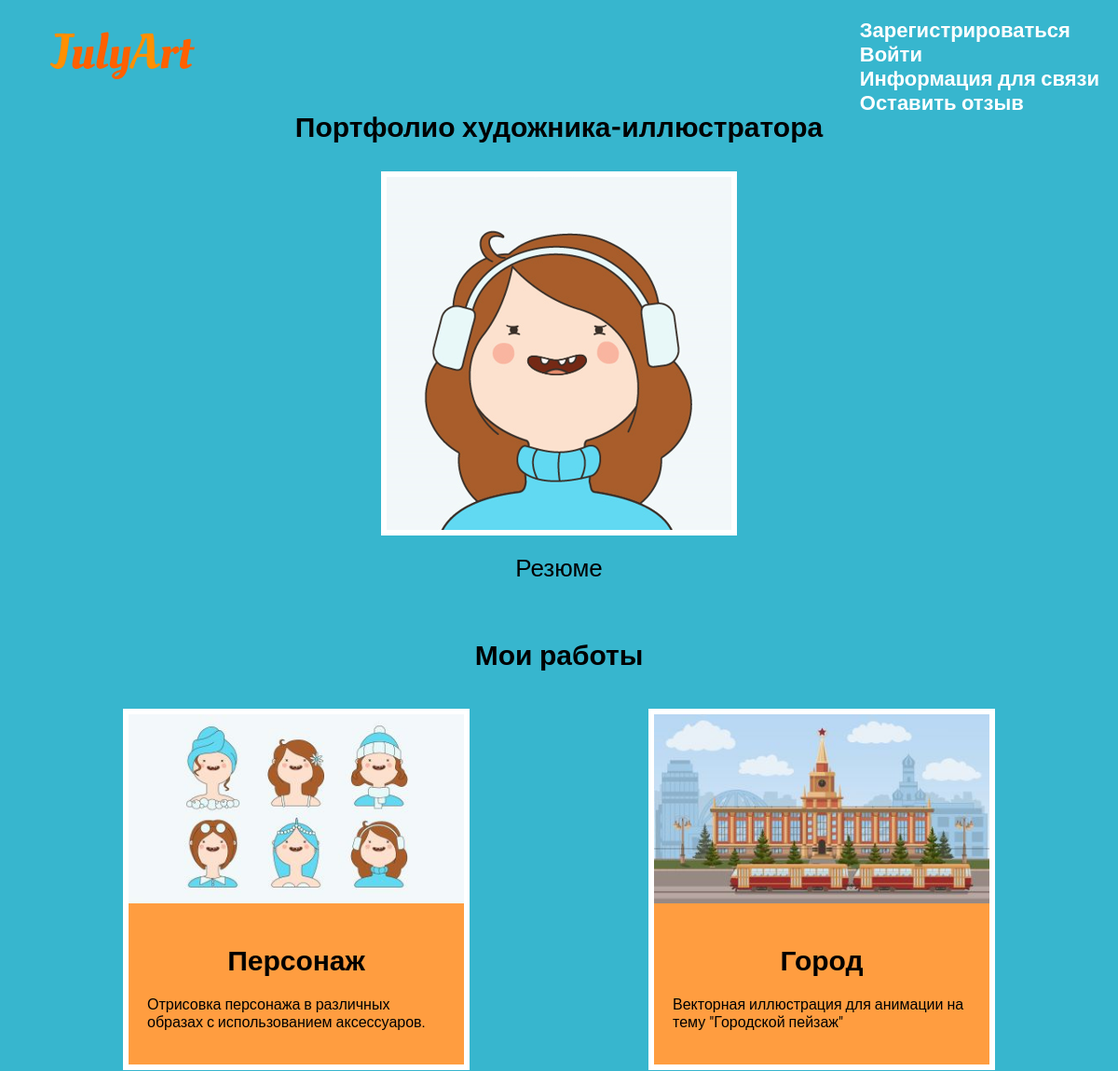
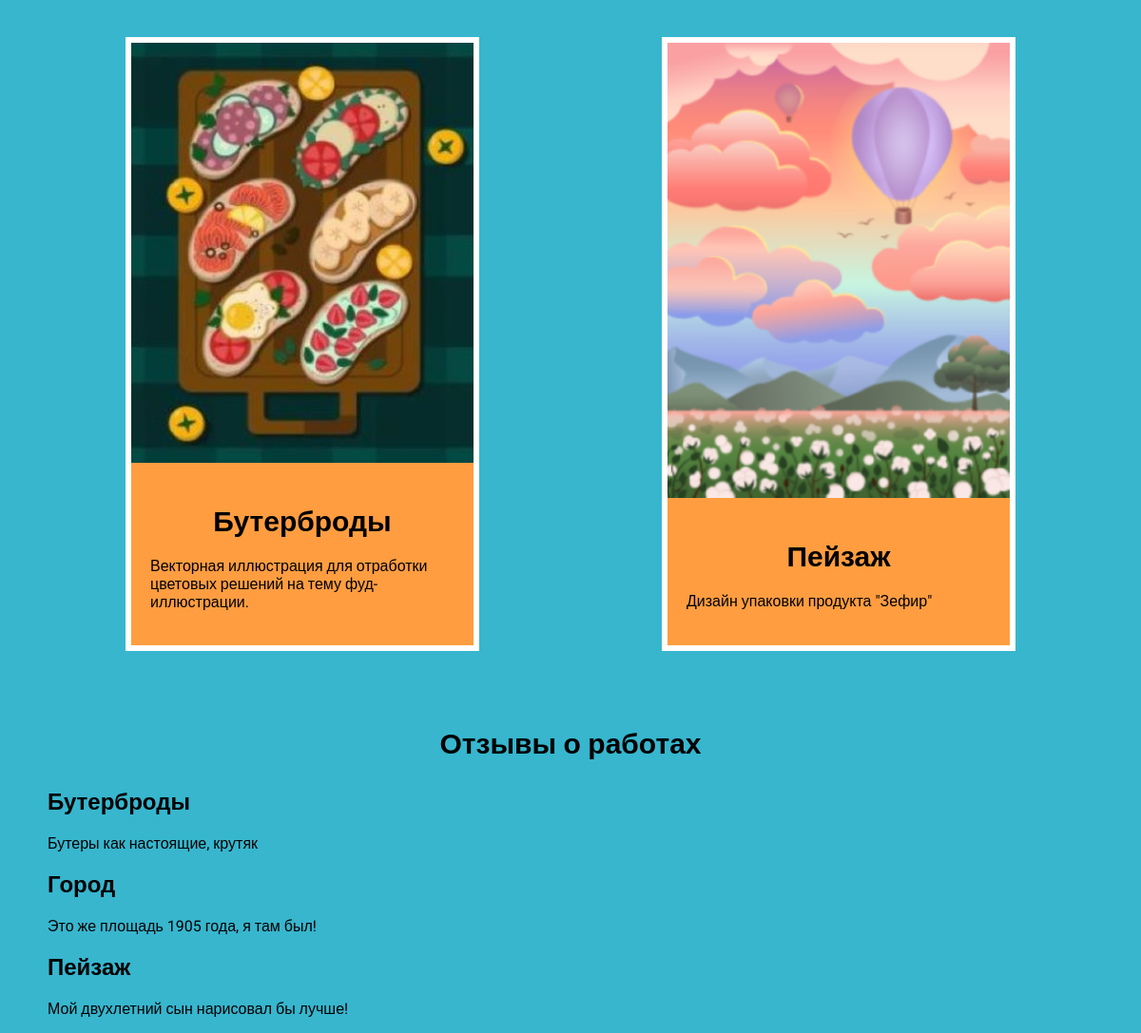
The page / on the database its author committed (2 pictures, top to bottom).
### works/models.py (models this page shows, shortened)
class Works(models.Model):
    title = models.CharField(max_length=100)
    description = models.CharField(max_length=200)
    image = models.ImageField(upload_to='works/images/')

class Feedback(models.Model):
    title = models.CharField(max_length=70)
    feedback = models.TextField()
    user = models.ForeignKey(User, on_delete=models.CASCADE)

### works/views.py (the view)
# urls.py: path('', views.index, name='index'),
def index(request):
    projects = Works.objects.all()
    feedbacks = Feedback.objects.all()
    return render(request, 'works/index.html', {'projects': projects, 'feedbacks': feedbacks})

### works/templates/works/index.html
{% extends 'works/base.html' %}
{% load static %}
{% block content %}
<p class="headline">Портфолио художника-иллюстратора</p>
<div class="img">
    <img src="{% static 'works/2.png' %}" alt="Selfie">
    <p><a class="res" href="{% static 'works/5.pdf' %}" target="_blank">Резюме</a></p>
</div>
<h2>Мои работы</h2>
<div class="block">
    {% for project in projects %}
    <div class="element">
        <div><img src="{{ project.image.url }}" alt=""></div>
    <div class="text">
    <h2>{{ project.title }}</h2>
    <p>{{ project.description }}</p>
        </div>
        </div>
    {% endfor %}
</div>
<p class="headline">Отзывы о работах</p>
<div>
    {% for feedback in feedbacks %}
    <div class="feedind">
    <h2>{{ feedback.title }}</h2>
    <p>{{ feedback.feedback }}</p>
    </div>
    {% endfor %}
{% endblock %}

### works/templates/works/base.html (shortened to what this page needs)
<!DOCTYPE html>
{% load static %}
<html lang="en">
<head>
    <link rel="stylesheet" href="{% static 'css/style.css' %}">
</head>
<body>
{% if user.is_authenticated %}
<div class="content">
    <div class="wrap">
        <div class="logo">
            <a href="{% url 'index' %}"><img src="{% static 'works/4.png' %}"></a>
        </div>
        <div class="menu2">
            <form class="out" action="{% url 'logoutuser' %}" method="post">
                    {% csrf_token %}
                    <button class="top">Выйти</button>
            </form>
            <p class="user">Пользователь: {{ user.username }}</p>
            <div class="out">
                <a class="inf" href="{% url 'contacts' %}">Информация для связи</a>
            </div>
            <a class="inf" href="{% url 'feedback' %}">Оставить отзыв</a>
        </div>
    </div>
</div>
{% else %}
<div class="content">
    <div class="wrap">
        <div class="logo">
            <a href="{% url 'index' %}"><img src="{% static 'works/4.png' %}"></a>
        </div>
       <div class="menu">
            <a href="{% url 'signupuser' %}">Зарегистрироваться</a>
            <a href="{% url 'loginuser' %}">Войти</a>
            <a href="{% url 'contacts' %}">Информация для связи</a>
            <a href="{% url 'feedback' %}">Оставить отзыв</a>
        </div>
</div>
{% endif %}
        {% block content %}
        {% endblock %}
    </div>
</div>
</body>
</html>

### works/static/css/style.css (style rules this page uses)
body { background: #37B6CE; font-family: Roboto, sans-serif; padding: 0; margin: 0; }
.wrap { max-width: 1200px; margin: 0 auto; padding: 20px; display: flex; justify-content: space-between; box-sizing: border-box; }
.block { display: flex; flex-wrap: wrap; justify-content: space-evenly; margin-bottom: 60px; }
.element { background: #FF9D40; border: 6px solid #FFF; margin: 20px 60px; }
.text { width: 360px; padding: 20px; box-sizing: border-box; }
.block img { max-width: 360px; }
.img + h2, .text h2 { text-align: center; margin: 20px 0; font-size: 30px; }
.img { text-align: center; margin-bottom: 60px; }
.img img { border: 6px solid #FFF; text-align: center; }
img { text-align: center; }
.headline { font-size: 30px; font-weight: bold; text-align: center; margin-top: 0; }
.res { text-decoration: none; font-size: 26px; color: black; }
a { text-decoration: none; }
.menu a { color: white; }
.menu { height: 20px; display: flex; flex-direction: column; font-size: 22px; font-weight: bold; }
.feedind { margin-left: 50px; }

### rows shown on the page
Works: image (picture), title "Персонаж", description "Отрисовка персонажа в различных образах с использованием аксессуаров."
Works: image (picture), title "Город", description "Векторная иллюстрация для анимации на тему \"Городской пейзаж\""
Works: image (picture), title "Бутерброды", description "Векторная иллюстрация для отработки цветовых решений на тему фуд-иллюстрации."
Works: image (picture), title "Пейзаж", description "Дизайн упаковки продукта \"Зефир\""
Feedback: title "Бутерброды", feedback "Бутеры как настоящие, крутяк"
Feedback: title "Город", feedback "Это же площадь 1905 года, я там был!"
Feedback: title "Пейзаж", feedback "Мой двухлетний сын нарисовал бы лучше!"
